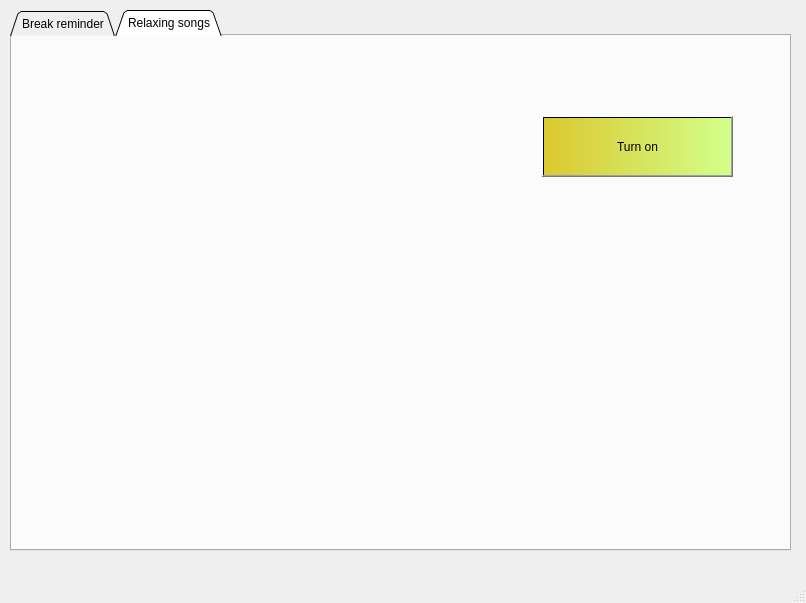
<?xml version="1.0" encoding="UTF-8"?>
<ui version="4.0">
 <class>MainWindow</class>
 <widget class="QMainWindow" name="MainWindow">
  <property name="geometry">
   <rect>
    <x>0</x>
    <y>0</y>
    <width>806</width>
    <height>603</height>
   </rect>
  </property>
  <property name="windowTitle">
   <string>MainWindow</string>
  </property>
  <widget class="QWidget" name="centralwidget">
   <widget class="QTabWidget" name="tabWidget">
    <property name="geometry">
     <rect>
      <x>10</x>
      <y>10</y>
      <width>781</width>
      <height>541</height>
     </rect>
    </property>
    <property name="tabShape">
     <enum>QTabWidget::Triangular</enum>
    </property>
    <property name="currentIndex">
     <number>1</number>
    </property>
    <property name="elideMode">
     <enum>Qt::ElideNone</enum>
    </property>
    <widget class="QWidget" name="tab">
     <attribute name="title">
      <string>Break reminder</string>
     </attribute>
     <widget class="QLabel" name="break_bg">
      <property name="geometry">
       <rect>
        <x>-6</x>
        <y>-25</y>
        <width>781</width>
        <height>571</height>
       </rect>
      </property>
      <property name="text">
       <string/>
      </property>
      <property name="pixmap">
       <pixmap>../Python/BG/ThinkstockPhotos-489763838-e1490767826261.jpg</pixmap>
      </property>
     </widget>
     <widget class="QPushButton" name="break_btn">
      <property name="geometry">
       <rect>
        <x>290</x>
        <y>290</y>
        <width>191</width>
        <height>61</height>
       </rect>
      </property>
      <property name="toolTip">
       <string>&lt;html&gt;&lt;head/&gt;&lt;body&gt;&lt;p&gt;&lt;span style=&quot; font-size:12pt; font-weight:600;&quot;&gt;Turn on&lt;/span&gt;&lt;/p&gt;&lt;/body&gt;&lt;/html&gt;</string>
      </property>
      <property name="styleSheet">
       <string notr="true">background-color: qlineargradient(spread:pad, x1:0, y1:0, x2:1, y2:0, stop:0 rgba(45, 219, 182, 252), stop:1 rgba(209, 255, 137, 252));
font: 75 14pt &quot;Berlin Sans FB Demi&quot;;</string>
      </property>
      <property name="text">
       <string>Turn on</string>
      </property>
     </widget>
    </widget>
    <widget class="QWidget" name="tab_2">
     <attribute name="title">
      <string>Relaxing songs</string>
     </attribute>
     <widget class="QLabel" name="music_bg">
      <property name="geometry">
       <rect>
        <x>-270</x>
        <y>-40</y>
        <width>1051</width>
        <height>581</height>
       </rect>
      </property>
      <property name="text">
       <string/>
      </property>
      <property name="pixmap">
       <pixmap>../Python/BG/maxresdefault2.jpg</pixmap>
      </property>
     </widget>
     <widget class="QPushButton" name="music_btn">
      <property name="geometry">
       <rect>
        <x>530</x>
        <y>80</y>
        <width>191</width>
        <height>61</height>
       </rect>
      </property>
      <property name="toolTip">
       <string>&lt;html&gt;&lt;head/&gt;&lt;body&gt;&lt;p&gt;&lt;span style=&quot; font-size:12pt; font-weight:600;&quot;&gt;Turn on&lt;/span&gt;&lt;/p&gt;&lt;/body&gt;&lt;/html&gt;</string>
      </property>
      <property name="styleSheet">
       <string notr="true">background-color: qlineargradient(spread:pad, x1:0, y1:0, x2:1, y2:0, stop:0 rgba(219, 200, 45, 252), stop:1 rgba(209, 255, 137, 252));
font: 75 14pt &quot;Berlin Sans FB Demi&quot;;</string>
      </property>
      <property name="text">
       <string>Turn on</string>
      </property>
     </widget>
    </widget>
   </widget>
  </widget>
  <widget class="QMenuBar" name="menubar">
   <property name="geometry">
    <rect>
     <x>0</x>
     <y>0</y>
     <width>806</width>
     <height>26</height>
    </rect>
   </property>
  </widget>
  <widget class="QStatusBar" name="statusbar"/>
 </widget>
 <resources/>
 <connections/>
</ui>
